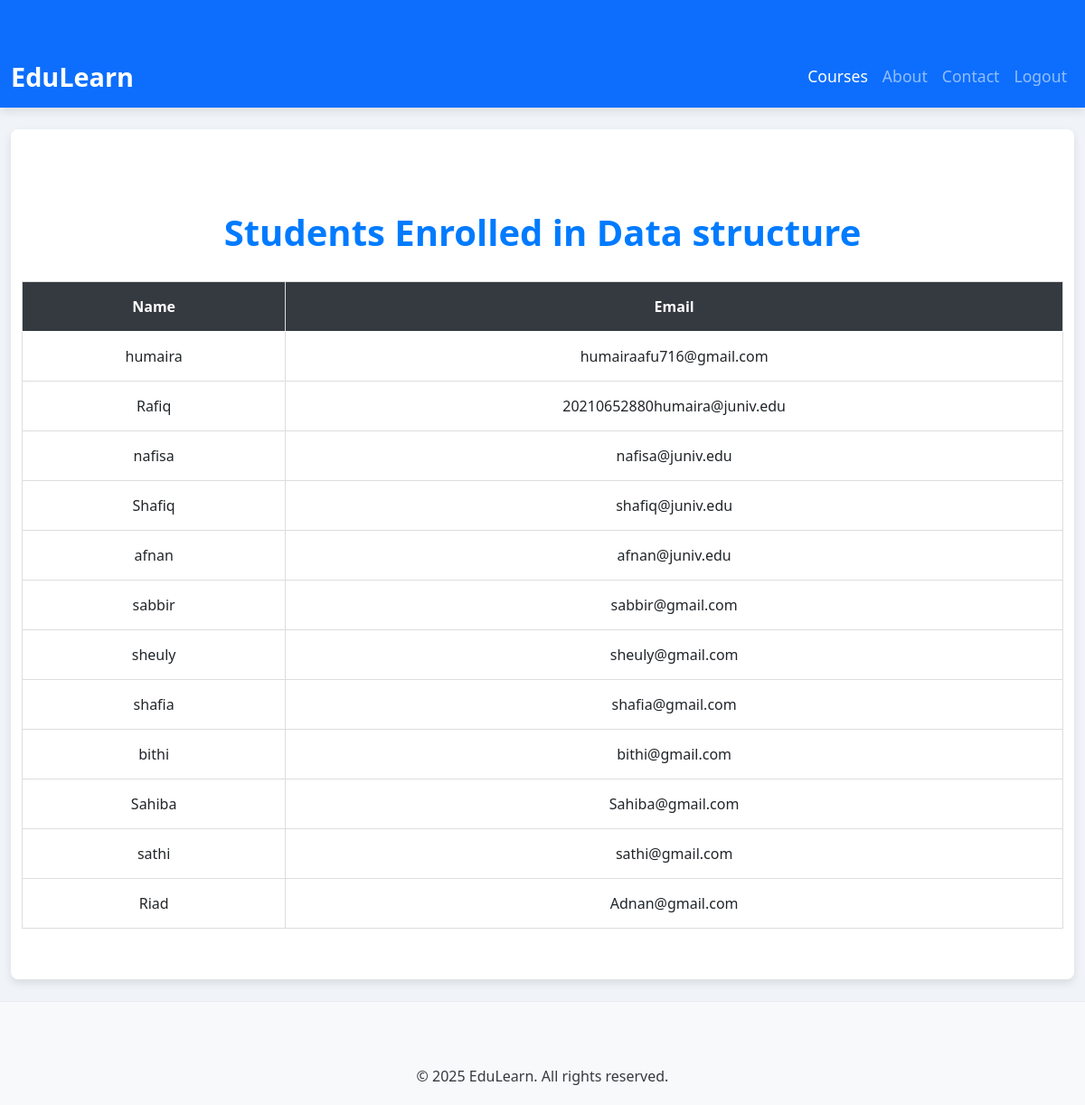
The app's page /2/students/ (signed in) with its own data.
### courses/models.py (models this page shows, shortened)
class Course(models.Model):
    title = models.CharField(max_length=200)
    description = models.TextField()
    duration = models.IntegerField(help_text="Duration in hours")
    thumbnail = models.ImageField(upload_to='course_thumbnails/', null=True, blank=True)
    created_at = models.DateTimeField(auto_now_add=True)

class Student(models.Model):
    name = models.CharField(max_length=200)
    email = models.EmailField(unique=True)
    enrolled_courses = models.ManyToManyField(Course, related_name='students')
    completed_lessons = models.ManyToManyField(Lesson, related_name='completed_by', blank=True)

### courses/views.py (the view)
# urls.py: path('<int:course_id>/students/', view_enrolled_students, name='view_enrolled_students'),
@login_required
def view_enrolled_students(request, course_id):
    course = get_object_or_404(Course, id=course_id)
    students = course.students.all()
    return render(request, 'courses/view_enrolled_students.html', {'course': course, 'students': students})

### templates/courses/view_enrolled_students.html (shortened to what this page needs)
{% extends "courses/base.html" %}
{% block content %}
<div class="container">
    <h2 class="text-center">Students Enrolled in {{ course.title }}</h2>
    {% if students %}
    <div class="table-responsive">
        <table class="table table-hover">
            <thead>
                <tr>
                    <th>Name</th>
                    <th>Email</th>
                </tr>
            </thead>
            <tbody>
                {% for student in students %}
                <tr>
                    <td>{{ student.name }}</td>
                    <td>{{ student.email }}</td>
                </tr>
                {% endfor %}
            </tbody>
        </table>
    </div>
    {% else %}
    <p class="text-muted text-center">No students enrolled in this course.</p>
    {% endif %}
</div>
{% endblock %}

### templates/courses/base.html (style rules this page uses)
body { background-color: #f0f4f8; font-family: 'Segoe UI', Tahoma, Geneva, Verdana, sans-serif; color: #343a40; }
h1, h2 { font-weight: 700; }

### templates/courses/view_enrolled_students.html (style rules this page uses)
.container { max-width: 1200px; margin-top: 50px; }
h2 { font-size: 2.5rem; font-weight: 600; color: #007bff; margin-bottom: 30px; }
.table { width: 100%; border-collapse: collapse; border: 1px solid #ddd; }
.table th, .table td { padding: 15px; text-align: center; vertical-align: middle; border: 1px solid #ddd; }
.table thead { background-color: #343a40; color: white; }
.table-responsive { overflow-x: auto; }

### records on screen
Course: title "Data structure"
Student: name "humaira", email "humairaafu716@gmail.com"
Student: name "Rafiq", email "20210652880humaira@juniv.edu"
Student: name "nafisa", email "nafisa@juniv.edu"
Student: name "Shafiq", email "shafiq@juniv.edu"
Student: name "afnan", email "afnan@juniv.edu"
Student: name "sabbir", email "sabbir@gmail.com"
Student: name "sheuly", email "sheuly@gmail.com"
Student: name "shafia", email "shafia@gmail.com"
Student: name "bithi", email "bithi@gmail.com"
Student: name "Sahiba", email "Sahiba@gmail.com"
Student: name "sathi", email "sathi@gmail.com"
Student: name "Riad", email "Adnan@gmail.com"
